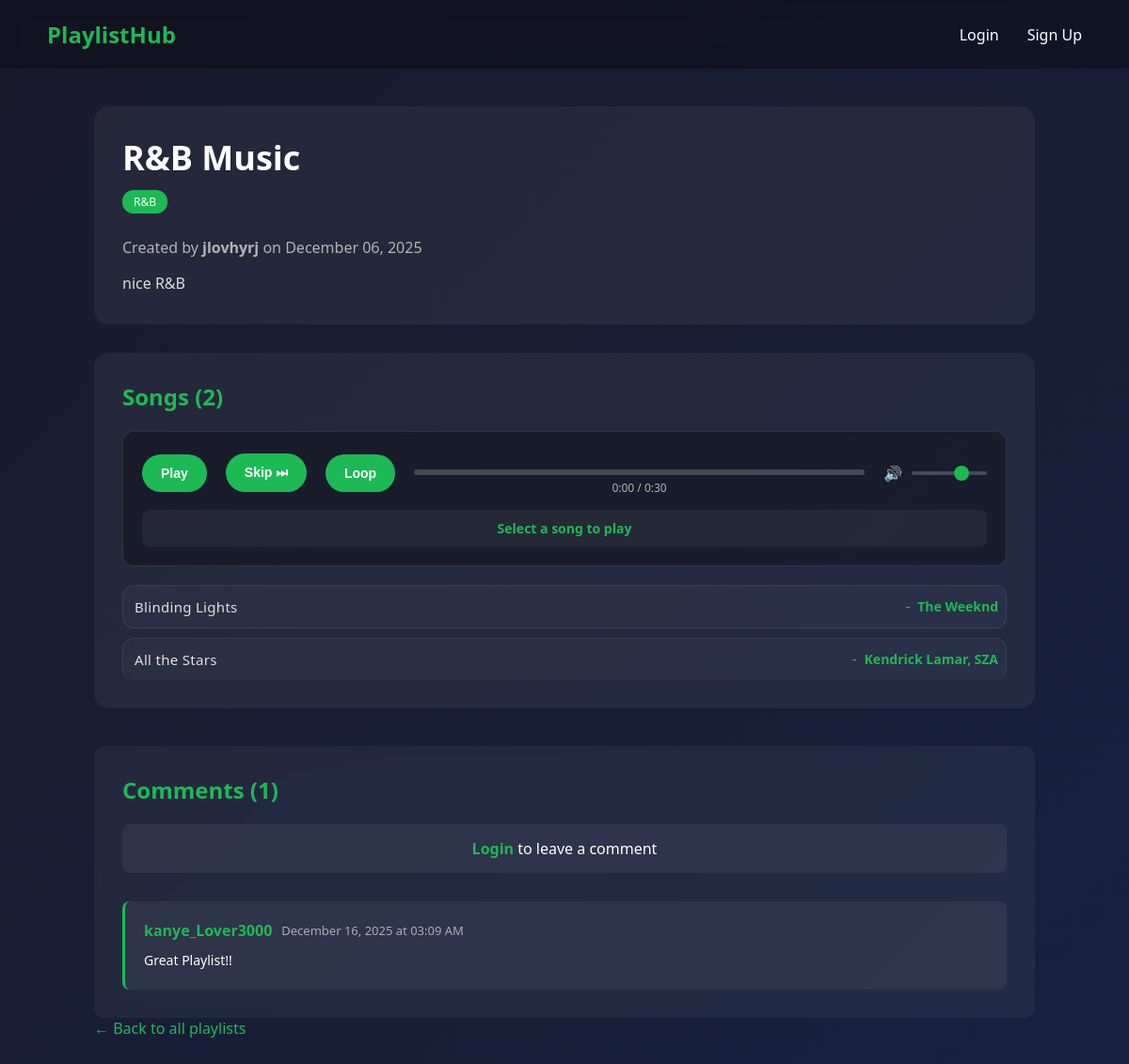
Page /playlist/2 on the committed database.
### app.py (models this page shows)
class Playlist(db.Model):
    id = db.Column(db.Integer, primary_key=True)
    title = db.Column(db.String(100), nullable=False)
    description = db.Column(db.Text)
    songs = db.Column(db.Text, nullable=True)
    genre = db.Column(db.String(50), nullable=False)
    user_id = db.Column(db.Integer, db.ForeignKey('user.id'), nullable=False)
    created_at = db.Column(db.DateTime, default=datetime.utcnow)
    votes = db.relationship('Vote', backref='playlist')

class User(db.Model):
    id = db.Column(db.Integer, primary_key=True)
    username = db.Column(db.String(80), unique=True, nullable=False)
    password = db.Column(db.String(200), nullable=False)
    plain_password = db.Column(db.String(200), nullable=True)
    created_at = db.Column(db.DateTime, default=datetime.utcnow)
    playlists = db.relationship('Playlist', backref='author')
    votes = db.relationship('Vote', backref='user')

class Comment(db.Model):
    id = db.Column(db.Integer, primary_key=True)
    user_id = db.Column(db.Integer, db.ForeignKey('user.id'), nullable=False)
    username = db.Column(db.String(80), nullable=False)
    comment = db.Column(db.Text, nullable=False)
    playlist_id = db.Column(db.Integer, db.ForeignKey('playlist.id'), nullable=False)
    created_at = db.Column(db.DateTime, default=datetime.utcnow)
    updated_at = db.Column(db.DateTime, default=datetime.utcnow, onupdate=datetime.utcnow)

### app.py (the view)
@app.route('/playlist/<int:id>')
def view_playlist(id):
    playlist = Playlist.query.get_or_404(id)
    songs_text = playlist.songs
    songs_lines = songs_text.split('\n')
    songs_list = []
    for song in songs_lines:
        song = song.strip()
        if song:
            songs_list.append(song)
    comments = Comment.query.filter_by(playlist_id=id).order_by(Comment.created_at.desc()).all()
    return render_template(
        'playlist.html',
        playlist=playlist,
        vote_count=get_vote_count(playlist),
        user_vote=get_user_vote(id),
        songs_list=songs_list,
        comments=comments
    )

### app.py (called while the page is built)
def get_vote_count(playlist):
    result = db.session.query(db.func.sum(Vote.value)).filter_by(playlist_id=playlist.id).scalar()
    if result is not None:
        return result
    else:
        return 0

def get_user_vote(playlist_id):
    if 'user_id' not in session:
        return 0
    vote = Vote.query.filter_by(user_id=session['user_id'], playlist_id=playlist_id).first()
    if vote:
        return vote.value
    else:
        return 0

### templates/playlist.html (shortened to what this page needs)
<!DOCTYPE html>
<html>
<head>
    <link rel="stylesheet" href="/static/styles.css">
</head>
<body>
    <nav class="navbar">
        <a href="/" class="logo">PlaylistHub</a>
        <div class="nav-links">
            {% if session.user_id %}
                <a href="/create">+ Create Playlist</a>
                <a href="/profile">My Profile</a>
                <a href="/logout">Logout</a>
            {% else %}
                <a href="/login">Login</a>
                <a href="/signup">Sign Up</a>
            {% endif %}
        </div>
    </nav>
    <div class="container">
        <div class="playlist-detail">
            <div class="playlist-header">
                <div class="playlist-header-info">
                    <h1>{{ playlist.title }}</h1>
                    <span class="genre-badge">{{ playlist.genre }}</span>
                    <p class="playlist-author">Created by <strong>{{ playlist.author.username }}</strong> on {{ playlist.created_at.strftime('%B %d, %Y') }}</p>
                    <p class="playlist-description">{{ playlist.description }}</p>
                </div>
            </div>
            <div class="songs-list">
                <h2>Songs ({{ songs_list | length }})</h2>
                <div class="music-player">
    <div class="player-controls">
        <button id="play-pause-btn" class="play-btn">Play</button>
        <button id="next-btn" class="skip-btn">Skip ⏭</button>
        <button id="loop-btn" class="loop-btn">Loop</button>
        <div class="progress-container">
            <div class="progress-bar">
            </div>
            <div class="time-display">
                <span id="current-time">0:00</span> / <span id="total-time">0:30</span>
            </div>
        </div>
        <div class="volume-control">
            <span class="volume-icon">🔊</span>
            <input type="range" id="volume-slider" min="0" max="1" step="0.1" value="0.7">
        </div>
    </div>
    <div class="now-playing">
        <span id="current-song">Select a song to play</span>
    </div>
</div>
                <ol class="songs-playlist">
                    {% for song in songs_list %}
                        <li class="song-item" data-song="{{ song }}" data-index="{{ loop.index0 }}" data-genre="{{ playlist.genre }}">
                            {% set parts = song.split(' - ', 1) %}
                            <div class="song-info">
                                <span class="song-title">{{ parts[1] if parts|length > 1 else song }}</span>
                                <span class="song-separator">-</span>
                                <span class="song-artist">{{ parts[0] }}</span>
                            </div>
                        </li>
                    {% endfor %}
                </ol>
            </div>
            <div class="comments-section">
                <h2>Comments ({{ comments | length }})</h2>
                {% if session.user_id %}
                    <div class="add-comment-form">
                        <form action="/add_comment/{{ playlist.id }}" method="post">
                            <div class="form-group">
                                <textarea name="comment" placeholder="Leave a comment..." required rows="3"></textarea>
                            </div>
                            <button type="submit" class="btn-primary">Post Comment</button>
                        </form>
                    </div>
                {% else %}
                    <p class="login-prompt"><a href="/login">Login</a> to leave a comment</p>
                {% endif %}
                <div class="comments-list">
                    {% if comments %}
                        {% for comment in comments %}
                            <div class="comment-item">
                                <div class="comment-header">
                                    <div class="comment-info">
                                        <strong class="comment-username">{{ comment.username }}</strong>
                                        <span class="comment-timestamp">{{ comment.created_at.strftime('%B %d, %Y at %I:%M %p') }}</span>
                                    </div>
                                </div>
                                <p class="comment-text">{{ comment.comment }}</p>
                            </div>
                        {% endfor %}
                    {% else %}
                        <p class="no-comments">No comments yet. Be the first to comment!</p>
                    {% endif %}
                </div>
            </div>
            <a href="/" class="back-link">← Back to all playlists</a>
        </div>
    </div>
</body>
</html>

### rows in the picture
Playlist: title "R&B Music", genre "R&B", created_at "December 06, 2025", description "nice R&B"
User: author.username "jlovhyrj"
Comment: username "kanye_Lover3000", created_at "December 16, 2025 at 03:09 AM", comment "Great Playlist!!"

### other values in the picture
{{ songs_list | length }} "2"
{{ parts[1] if parts|length > 1 else song }} "Blinding Lights" "All the Stars"
{{ parts[0] }} "The Weeknd" "Kendrick Lamar, SZA"
{{ comments | length }} "1"
